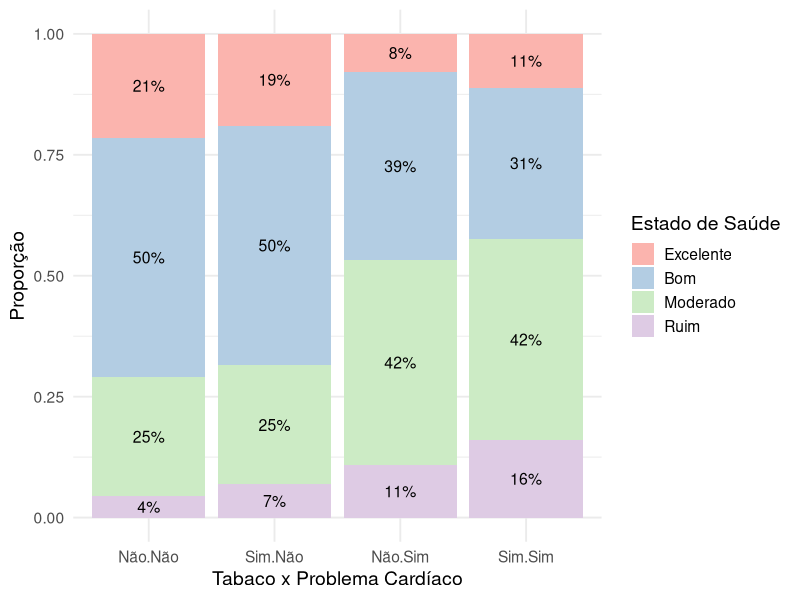

R code for this plot:
## ---- chunk 1
library(tidyverse)
library(VGAM)
library(MASS)
library(kableExtra)
library(knitr)
library(scales)  # para percent_format
library(ggtext)  # para formatação se quiser melhorar labels (opcional)

## ---- chunk 2


# # 1. Preparação dos dados
# dados <- data.frame(
#   tabaco = rep(c("Sim", "Sim", "Não", "Não"), each = 4),
#   cardiaco = rep(c("Sim", "Sim", "Não", "Não"), each = 4),
#   saude = rep(c("Excelente", "Bom", "Moderado", "Ruim"), times = 4),
#   contagem = c(27, 76, 101, 39, 402, 1050, 522, 145, 83, 406, 442, 114, 1959, 4521, 2243, 405)
# )
# 
# # Transformar em formato amplo para cálculo de proporções
# dados_wide <- dados %>%
#   group_by(tabaco, cardiaco) %>%
#   mutate(total = sum(contagem)) %>%
#   ungroup() %>%
#   mutate(proporcao = contagem / total)


dados <- tribble(
  ~tabaco, ~cardiaco, ~Excelente, ~Bom, ~Moderado, ~Ruim,
  "Sim",   "Sim",         27,     76,     101,      39,
  "Sim",   "Não",        402,    1050,    522,     145,
  "Não",   "Sim",         83,    406,     442,     114,
  "Não",   "Não",       1959,   4521,    2243,     405
)

# Transformar em formato longo
dados_long <- dados |>
  pivot_longer(cols = Excelente:Ruim, names_to = "estado_saude", values_to = "freq") |>
  mutate(
    tabaco = factor(tabaco),
    cardiaco = factor(cardiaco),
    estado_saude = factor(estado_saude, levels = c("Excelente", "Bom", "Moderado", "Ruim"), ordered = TRUE)
  )


# Calcular proporções por grupo
dados_prob <- dados_long |>
  group_by(tabaco, cardiaco) |>
  mutate(proporcao = freq / sum(freq))


## ---- chunk 3
dados1 <- dados |> 
  mutate(Total=rowSums(dados[,c(3:6)]))


dados1 |> 
  kbl() |> 
  kable_classic(full_width = F, html_font = "Cambria")




## ---- chunk 4

# Gráfico de barras empilhadas

# ggplot(dados_prob, aes(x = interaction(tabaco, cardiaco), y = proporcao, fill = estado_saude)) +
#   geom_col() +
#   labs(x = "Tabaco x Problema Cardíaco", y = "Proporção", fill = "Estado de Saúde") +
#   theme_minimal()


## ---- chunk 5

# Gráfico com valores e cores em tons pastel
ggplot(dados_prob, aes(x = interaction(tabaco, cardiaco), y = proporcao, fill = estado_saude)) +
  geom_col() +
  geom_text(aes(label = scales::percent(proporcao, accuracy = 1)),
            position = position_stack(vjust = 0.5), size = 4, color = "black") +
  scale_fill_brewer(palette = "Pastel1") +
  labs(x = "Tabaco x Problema Cardíaco", y = "Proporção", fill = "Estado de Saúde") +
  theme_minimal(base_size = 14)
